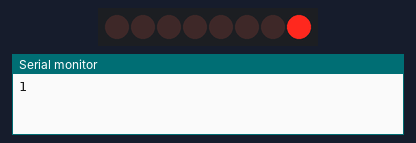
Simulated run of this sketch. Board: Arduino Uno, built with avr-gcc and run on an emulated ATmega328P. Shown: 8 shift-register outputs drawn as a row of LEDs (first output left, lit = HIGH), the last lines printed to the serial monitor. Wiring (inferred from the names in the program): shift register (74HC595): data pin 11; shift clock pin 12; latch pin 8. Wiring (inferred from the signals the program sends): row of LEDs: on Q0, Q1, Q2, Q3, Q4, Q5, Q6, Q7.

Above: at 0.12 s.
At 0.87 s:
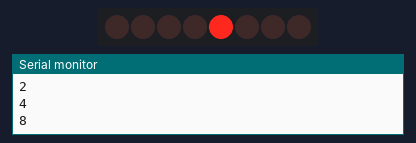
At 1.37 s:
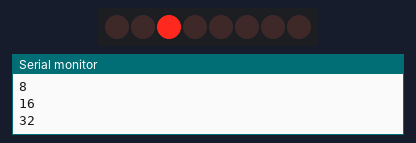
At 1.87 s:
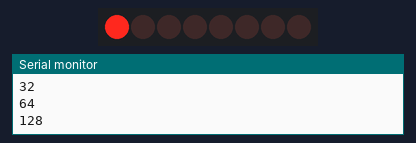
At 3.12 s:
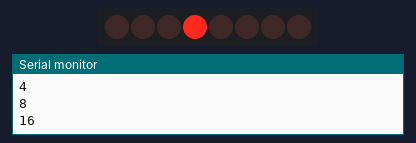
At 4.37 s:
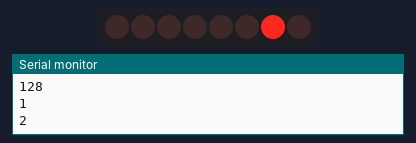
Timing chart, 0 to 4.7 s (numbered marks = the images above):
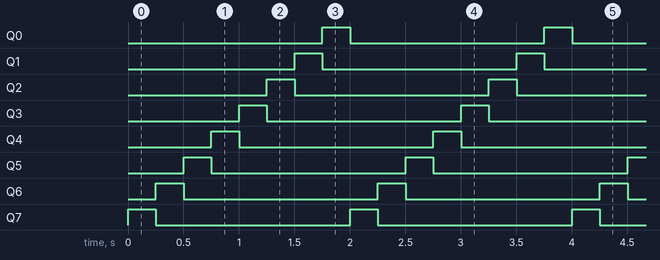

The sketch:

led-array.ino
```cpp
#define latchPin 8
#define clockPin 12
#define dataPin 11
#define animDelay 250

byte b = 1;

void setup() {
  pinMode(latchPin, OUTPUT);
  pinMode(clockPin, OUTPUT);
  pinMode(dataPin, OUTPUT);
  Serial.begin(9600);
}

void loop() {
  if (b == 0) {
    b = 1;
  }

  digitalWrite(latchPin, LOW);
  shiftOut(dataPin, clockPin, LSBFIRST, b);
  digitalWrite(latchPin, HIGH);

  if (b != 0) {
    Serial.println(b);
    b = b << 1;
    delay(animDelay);
  }
}
```

Measured:
- by itself, Q0–7: alternates HIGH for 0.25 s and LOW for 1.8 s
- by itself, everything shown: repeats every 2.0 s, in 8 steps
